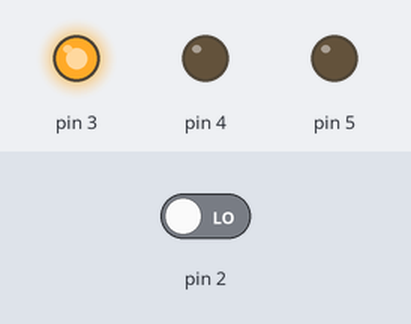
A sketch run on a simulated Arduino Uno, built with avr-gcc and run on an emulated ATmega328P. Parts: output pins drawn as LEDs (lit = HIGH). Dashed ring = blinking. The test bench sets the inputs (shaded band); at power-on: pin 2 LOW.

Above: at 1.2 s.
1.3 s: pin 2 driven HIGH
At 1.42 s:
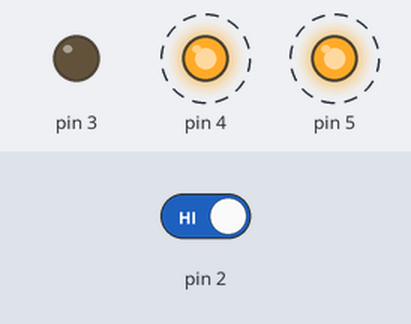
4.3 s: pin 2 driven LOW
At 5.7 s:
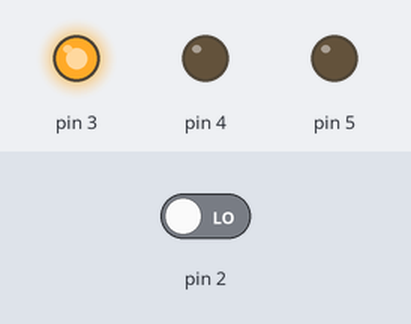
Timing chart, 0 to 7.3 s (numbered marks = the images above; inputs shaded):
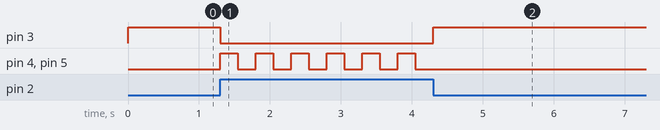

Measured:
- after the input at 1.3 s, pin 3: HIGH → LOW at once; pin 4, pin 5: alternates HIGH for 0.25 s and LOW for 0.25 s, starting at once
- after the input at 4.3 s, pin 3: LOW → HIGH at once; pin 4, pin 5: stops changing and stays LOW

The sketch:

SpaceshipInterface.ino
```cpp
bool switchState = false;

void setup() {
  pinMode(2, INPUT);
  pinMode(3, OUTPUT);
  pinMode(4, OUTPUT);
  pinMode(5, OUTPUT);
}

void loop() {
  switchState = digitalRead(2);

  // If switch pressed
  if(switchState){
    digitalWrite(3, LOW);
    digitalWrite(4, HIGH);
    digitalWrite(5, HIGH);

    // Blinking effect
    delay(250); // Pause for 250 milliseconds
    digitalWrite(4, LOW);
    digitalWrite(5, LOW);
    delay(250);

  } else {
    digitalWrite(3, HIGH);
    digitalWrite(4, LOW);
    digitalWrite(5, LOW);
  }
}
```
